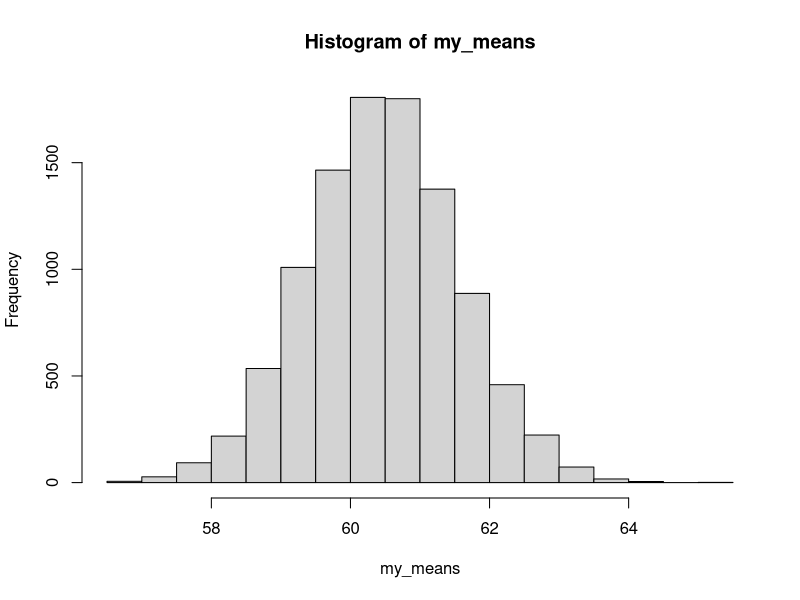

This figure's R source:
# We select a sample from a population with unknown parameters. 
# But in this example we assume mean = 60 and sd = 8
set.seed(4791) # To ensure that the numbers we are going to generate after that will be based on the numbers generated here.
my_sample <- rnorm(50, mean = 60, sd = 8)


# We calculate the estimators of the mean and the sd from our sample
my_sample_mean <- mean(my_sample)
my_sample_sd <- sd(my_sample)


# We draw 10,000 bootstrap samples from a normal distribution with these parameters.
# At every draw, we calculate the mean and the sd
n_samples <- 10000
n <- 50

my_means <- 1:10000

for (i in 1:n_samples){
  bootstrap_sample <- rnorm(n, mean = my_sample_mean, sd = my_sample_sd)  
  my_means[i] <- mean(bootstrap_sample)
}

# We got an empirical sampling distributions of means. Let's look at it.
hist(my_means)

# We calculate our best point estimate of the population mean.
fin_sample_mean <- mean(my_means)

# Our interest here is the sd of our means, which will be the bootstrap estimate of the SE.
stand_err <- sd(my_means)

# To find the confidence interval, we could use this and the 97.5 percentile of the normal distribution
# (which you know to be 1.96) and create a confidence interval. Better yet, we could use a percentile of 
# a t-distribution to help us create this interval. After all, remember that we estimated the standard deviation,
# so that should lead us to the t_distribution. What is typically done, however, is neither of these. 
# Instead, we cut off the tails of our sampling distribution to find the confidence interval.
# We can proceed like this whether the distribution is normal or not.
# First we need to sort the means.

my_means <- sort(my_means)

# For a 95% interval, we need to cut off 2.5% off of each end. How many values is that?
cut_off <- 0.025 * n_samples

# We want to cut off 250 from each end. That means I want to retain the 251st value
# in my ordered listed of means all the way to the 9750th value. Let's look at the two ends of the retained list.
confid_int_limits <- c(my_means[cut_off + 1], my_means[n_samples - cut_off])


